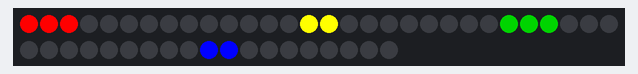
Bench run of a sketch on a simulated Arduino Uno, built with avr-gcc and run on an emulated ATmega328P. Parts: 49 RGB LEDs in strip order, left to right, continuing on the next row.

Above: at 2.09 s.
At 6.63 s:
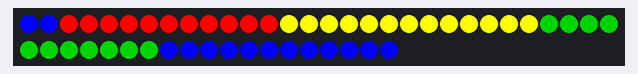
At 11.43 s:
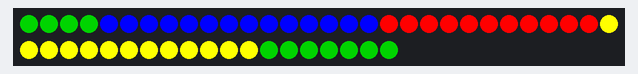
At 20.89 s:
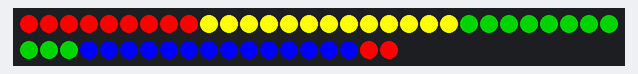
At 30.23 s:
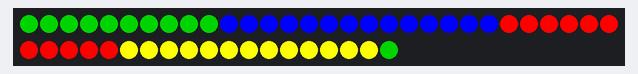
At 39.7 s:
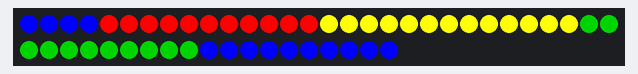

The sketch:

WS2811_RGB_string.ino
```cpp
#include "FastLED.h"
#define NUM_LEDS 49
// Data pin that led data will be written out over
#define DATA_PIN 3

CRGB leds[NUM_LEDS];// This is an array of leds.  One item for each led in your strip.

int bank_1_size = 10;  //Number of LEDs in bank 1
int bank_2_size = 10;  //Number of LEDs in bank 2
int c; //bank1 display
int d; //bank2 display
int offset = 25; //Number of LEDs between banks
int bank2; //bank 2 start location


void setup() {
	// sanity check delay - allows reprogramming if accidently blowing power w/leds
   	delay(2000);

      FastLED.addLeds<WS2811, DATA_PIN, RGB>(leds, NUM_LEDS);

}

// Main endless Loop
void loop() {

   for(int bank1 = 0; bank1 < NUM_LEDS; bank1 = bank1 + 1) {
      // Turn our current led on to white, then show the leds

 if (bank1 - offset <= -1)
 { bank2 = NUM_LEDS + bank1 - offset ;}

 else
 { bank2 = bank1 - offset ;}

      leds[bank1] = CRGB::Red; //colour of bank1
      leds[bank2] = CRGB::Green; //colour of bank 2

      // Show the leds
      FastLED.show();

      // Wait a little bit
      delay(40);

      // Turn our current led back to black for the next loop around
    if (bank1 < bank_1_size)
    { c = (bank1 + NUM_LEDS - bank_1_size );}
    else
    { c = (bank1 - bank_1_size );}
      leds[c] = CRGB::Blue; //colour between bank1 & bank2

 if (bank2 < bank_2_size )
    { d = (bank2 + NUM_LEDS - bank_2_size );}
    else
    { d = (bank2 - bank_2_size   );}
      leds[d] = CRGB::Yellow; //colour between bank2 and bank 1


   }
}
```
